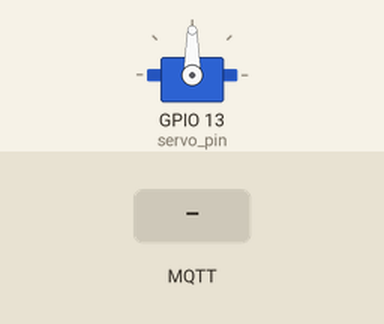
The sketch below on a simulated ESP8266 (NodeMCU). Shown: servo. The test bench sets the inputs (shaded band). WiFi joins after 1.5 s; servers stay silent unless stated; no MQTT or app messages arrive unless stated; what the sketch prints to the serial monitor is not drawn.

Above: at 2.7 s.
2.8 s: MQTT message "Alerta" arrives on the first subscribed topic
At 2.95 s:
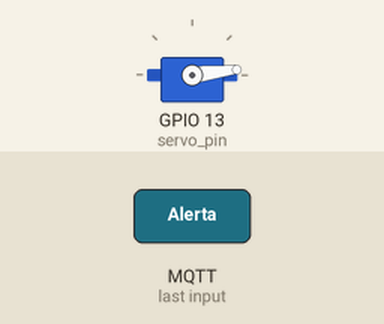
5.8 s: MQTT message "1" arrives on the first subscribed topic
At 7.6 s:
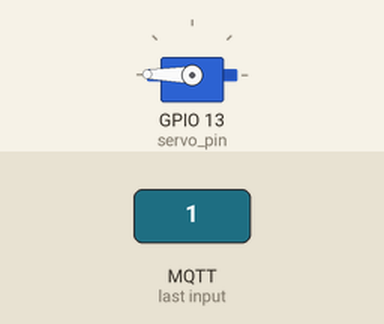
7.9 s: MQTT message "on" arrives on the first subscribed topic
Timing chart, 0 to 10.9 s (numbered marks = the images above; inputs shaded):
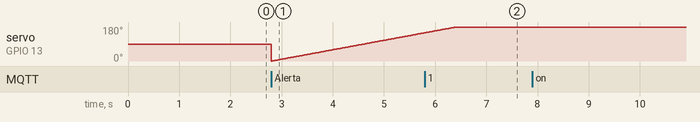

Measured:
- after the input at 7.9 s, every drawn part: stays the same

The sketch:

ARDUINOESP2.ino
```cpp
#include "Servo.h"
#include <ESP8266WiFi.h>
#include <PubSubClient.h>
#include <WiFiClientSecure.h>

// for ESP8266 microcontroller
#define servo_pin 13 //(D7)
#define potpin A0

Servo myservo;

// WiFi settings
const char *ssid = "Mapa";             // Replace with your WiFi name
const char *password = "123456789";   // Replace with your WiFi password

// MQTT Broker settings
const char *mqtt_broker = "3c0e9445ee584760b0e9427ba2ba7022.s1.eu.hivemq.cloud";  // EMQX broker endpoint
const int mqtt_port = 8883;  // MQTT port (TCP)
const char* mqtt_username = "MapaRuiz";
const char* mqtt_password = "Mapa123456*";
const char* mqtt_topic = "CANAL";

WiFiClientSecure espClient;
PubSubClient mqtt_client(espClient);

void connectToWiFi();
void connectToMQTTBroker();
void mqttCallback(char *topic, byte *payload, unsigned int length);
void enviarMensajeMQTT(const char *mensaje);

void setup() {
  Serial.begin(115200);
  connectToWiFi();
  espClient.setInsecure();
  mqtt_client.setServer(mqtt_broker, mqtt_port);
  mqtt_client.setCallback(mqttCallback);
  connectToMQTTBroker();
  myservo.attach(servo_pin);
}

void connectToWiFi() {
    WiFi.begin(ssid, password);
    Serial.print("Conectando a WiFi");
    while (WiFi.status() != WL_CONNECTED) {
        delay(500);
        Serial.print(".");
    }
    Serial.println("\nConectado a la red WiFi");
}

void connectToMQTTBroker() {
    while (!mqtt_client.connected()) {
        String client_id = "esp8266-client-" + String(WiFi.macAddress());
        Serial.printf("Conectando al broker MQTT como %s.....\n", client_id.c_str());
        if ( mqtt_client.connect(
           client_id.c_str(),
           mqtt_username, mqtt_password     // ← supply credentials
        ) ) {
            Serial.println("Conectado al broker MQTT");
            mqtt_client.subscribe(mqtt_topic);
            // Publica un mensaje al conectar exitosamente
            mqtt_client.publish(mqtt_topic, "¡Hola EMQX, soy ESP8266! ^^");
        } else {
            Serial.print("Error al conectar al broker MQTT, rc=");
            Serial.print(mqtt_client.state());
            Serial.println(" intenta de nuevo en 5 segundos");
            delay(5000);
        }
    }
}

void mqttCallback(char* topic, byte* payload, unsigned int length) {
  // 1) Show topic
  Serial.print("Mensaje recibido en el tema: ");
  Serial.println(topic);

  // 2) Accumulate payload into a String
  String message;
  for (unsigned int i = 0; i < length; i++) {
    message += (char)payload[i];
  }

  // 3) Print the actual message
  Serial.print("Mensaje: ");
  Serial.println(message);
  Serial.println("-----------------------");

  // 4) Compare with equals(), not ==
  if ( message.equals("Alerta") ) {
    for (int ang = 0; ang < 180; ang++) {
      myservo.write(ang);
      delay(20);
    }
    delay(500);
    enviarMensajeMQTT("Solucionado");
    Serial.println("El servomotor esta prendido");
  }
}


void loop() {
    if (!mqtt_client.connected()) {
        connectToMQTTBroker();
    }
    mqtt_client.loop();
}

void enviarMensajeMQTT(const char *mensaje) {
    mqtt_client.publish(mqtt_topic, mensaje);
}
```
